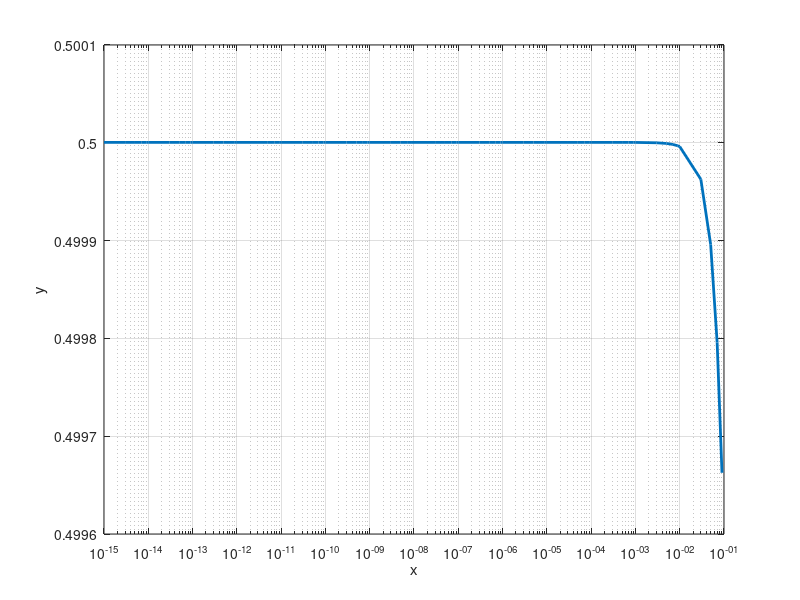

This chart was generated by the following MATLAB code:
f = @(x)((1-cos(x))./x.^2);
df = @(x)((x.^2.*sin(x)-2.*x+2.*x.*cos(x))./x.^4);
ddf = @(x)((x.^2.*cos(x)-6.*cos(x)+6 - 4.*x.*sin(x))./x.^4);
x = []; y = []; x0 = 1e-1; a = 1e-15;
for i = 0:13
    tmp = a * 10^(i);
    for j = 0:4
        loc = tmp * (1 + j * 2);
        answer = f(x0) + df(x0)*(loc - x0) + 1/2*ddf(x0)*(loc-x0).^2;
        x = [x, loc]; y = [y, answer];
    end
end
semilogx(x, y, 'LineWidth', 2)
xlabel('x')
ylabel('y')
grid on
% ylim([-5,5]);
% semilogx(x, y, 'LineWidth', 2)
